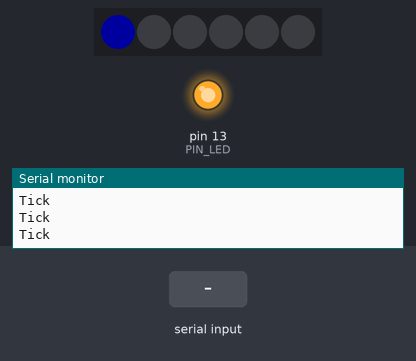
Bench run of a sketch on a simulated Arduino Nano, built with avr-gcc and run on an emulated ATmega328P. On the bench: 6 RGB LEDs in strip order, left to right, output pins drawn as LEDs (lit = HIGH), the last lines printed to the serial monitor. The test bench sets the inputs (shaded band). Dim RGB values are drawn brighter than linear; the strip is taken to match the declared colour order.

Above: at 3.84 s.
4.3 s: "90,45\n" received over the second serial link
At 5.5 s:
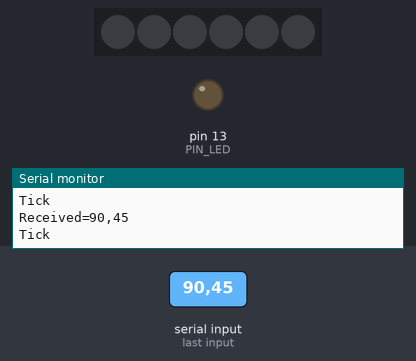
5.8 s: "00\n" received over the second serial link
7.3 s: "0090\n" received over the second serial link
Timing chart, 0 to 9.8 s (numbered marks = the images above; inputs shaded):
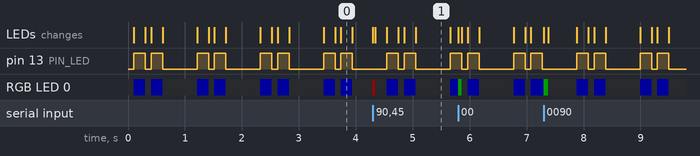

The sketch:

Test_Radio_Bluetooth.ino
```cpp
#include <SoftwareSerial.h>
#include <Adafruit_NeoPixel.h>

SoftwareSerial mySerial(4, 5); // RX, TX

#define VERSION			"Test_Radio_Bluetooth, v1.9"

#define PIN_LED			13
#define PIN_LIGHTS		8

#define MAX				30

char blueToothVal;           //value sent over via bluetooth
char lastValue;              //stores last state of device (on/off)
unsigned long currentMillis = 0;
unsigned long previousLED = 0;
int ledCounter = 0;

Adafruit_NeoPixel lights = Adafruit_NeoPixel(6, PIN_LIGHTS, NEO_RGB + NEO_KHZ800);


// Simple Terminal
/*
void setup()
{
Serial.begin(9600);
pinMode(LED, OUTPUT);

Serial.println("Test_Radio_Bluetooth, Terminal, v1.4");

mySerial.begin(9600); // 9600, 34800,57600
}


void loop()
{
if (Serial.available())
{
char letter = Serial.read(); //read it
Serial.print(letter);

if (letter == 'Z')
{
mySerial.println("Hello There");
}
else if (letter == '#')
{
mySerial.print("AT+VERSION");
}
else
{
mySerial.print(letter);
}
}

if (mySerial.available())
{
blueToothVal = mySerial.read(); //read it
Serial.print(blueToothVal);
}

//delay(100);
}
*/


// Test Colour Receiver

void setup()
{
	Serial.begin(9600);
	pinMode(PIN_LED, OUTPUT);

	Serial.println(VERSION);
	Serial.println(", ColourReceiver");

	mySerial.begin(9600); // 57600

	lights.begin();

	lights.setPixelColor(0, 0);
	lights.setPixelColor(1, 0);
	lights.setPixelColor(2, 0);
	lights.setPixelColor(3, 0);
	lights.setPixelColor(4, 0);
	lights.setPixelColor(5, 0);
	lights.show();

	previousLED = millis();

}


void loop()
{

	currentMillis = millis();

	if (currentMillis - previousLED > 100)
	{
		previousLED = currentMillis;

		if (++ledCounter > 10)
		{
			ledCounter = 0;
			Serial.println("Tick");
		}

		if (ledCounter == 1 || ledCounter == 2 || ledCounter == 4 || ledCounter == 5)
		{
			digitalWrite(PIN_LED, HIGH);
			lights.setPixelColor(0, 0, 0, MAX);
		}
		else
		{
			digitalWrite(PIN_LED, LOW);
			lights.setPixelColor(0, 0, 0, 0);
		}

		lights.show();
	}

	//

	bool didReceive = false;
	String received = "";

	while (mySerial.available())
	{
		didReceive = true;

		int value = mySerial.read();
		char letter = value;
		received.concat(letter);

		//Serial.print("Received ");
		//Serial.println(value);
		//Serial.print(", [");
		//Serial.print(blueToothVal);
		//Serial.println("]");
	}

	if (didReceive)
	{

		if (received.indexOf("VERSION") >= 0)
		{
			Serial.println(VERSION);
		}
		else if (received.startsWith("00"))
		{
			lights.setPixelColor(0, 0, MAX, 0);
			lights.setPixelColor(1, 0);
			lights.setPixelColor(2, 0);
			lights.setPixelColor(3, 0);
			lights.setPixelColor(4, 0);
			lights.setPixelColor(5, 0);
			lights.show();
		}
		else
		{
			Serial.print("Received=");
			Serial.println(received);

			// 01234567890123
			// 1,rrr,ggg,bbb
			lights.setPixelColor(0, MAX, 0, 0);

			int pixel = -1;
			uint32_t colour = 0;

			if (received.length() == 13)
			{
				//Serial.println(received.substring(0, 1));
				//Serial.println(received.substring(2, 5));
				//Serial.println(received.substring(6, 9));
				//Serial.println(received.substring(10, 13));

				pixel = received.substring(0, 1).toInt();
				int red = received.substring(2, 5).toInt();
				int green = received.substring(6, 9).toInt();
				int blue = received.substring(10, 13).toInt();

				colour = lights.Color(red, green, blue);
				//lights.setPixelColor(pixel,)
			}
			else
			{
				if (received.startsWith("1"))
					pixel = 1;
				else if (received.startsWith("2"))
					pixel = 2;
				else if (received.startsWith("3"))
					pixel = 3;
				else if (received.startsWith("4"))
					pixel = 4;
				else if (received.startsWith("5"))
					pixel = 5;
				else if (received.startsWith("6"))
					pixel = 6;
				else if (received.startsWith("7"))
					pixel = 7;

				if (received.indexOf("r") >= 0 || received.indexOf("R") >= 0)
					colour = lights.Color(MAX, 0, 0);
				else if (received.indexOf("g") >= 0 || received.indexOf("G") >= 0)
					colour = lights.Color(0, MAX, 0);
				else if (received.indexOf("b") >= 0 || received.indexOf("B") >= 0)
					colour = lights.Color(0, 0, MAX);
			}

			//Serial.print("Pixel=");
			//Serial.print(pixel);
			//Serial.print("  Colour=");
			//Serial.println(colour);

			if (pixel >= 1 && pixel <= 5)
				lights.setPixelColor(pixel, colour);

			lights.show();
		}
	}

}


// Simple Test receiver
/*
void setup()
{
Serial.begin(9600);
pinMode(LED, OUTPUT);

Serial.println("Test_Radio_Bluetooth, Receiver, v1.3");

mySerial.begin(9600); // 57600
}


void loop()
{
if (mySerial.available())
{//if there is data being recieved
int value = mySerial.read(); //read it
blueToothVal = value;
Serial.print("Received ");
Serial.println(value);
Serial.print(", [");
Serial.print(blueToothVal);
Serial.println("]");
}

if (blueToothVal == 'n')
{//if value from bluetooth serial is n
digitalWrite(LED, HIGH);            //switch on LED
if (lastValue != 'n')
Serial.println(F("LED is on")); //print LED is on
lastValue = blueToothVal;
}
else if (blueToothVal == 'f')
{//if value from bluetooth serial is n
digitalWrite(LED, LOW);             //turn off LED
if (lastValue != 'f')
Serial.println(F("LED is off")); //print LED is on
lastValue = blueToothVal;
}

//delay(1000);
}
*/


/*
void setup()
{
Serial.begin(9600);
pinMode(LED, OUTPUT);
}


void loop()
{
if (Serial.available())
{//if there is data being recieved
blueToothVal = Serial.read(); //read it
}

if (blueToothVal == 'n')
{//if value from bluetooth serial is n
digitalWrite(LED, HIGH);            //switch on LED
if (lastValue != 'n')
Serial.println(F("LED is on")); //print LED is on
lastValue = blueToothVal;
}
else if (blueToothVal == 'f')
{//if value from bluetooth serial is n
digitalWrite(LED, LOW);             //turn off LED
if (lastValue != 'f')
Serial.println(F("LED is off")); //print LED is on
lastValue = blueToothVal;
}
delay(1000);
}

*/
```

Measured:
- by itself, pin 13 (PIN_LED): repeats every 1.1 s: LOW 0.10 s, HIGH 0.20 s, LOW 0.61 s, HIGH 0.20 s
- what the display in image 1 shows lasts 0.6 s, from 5.1 s to 5.7 s
